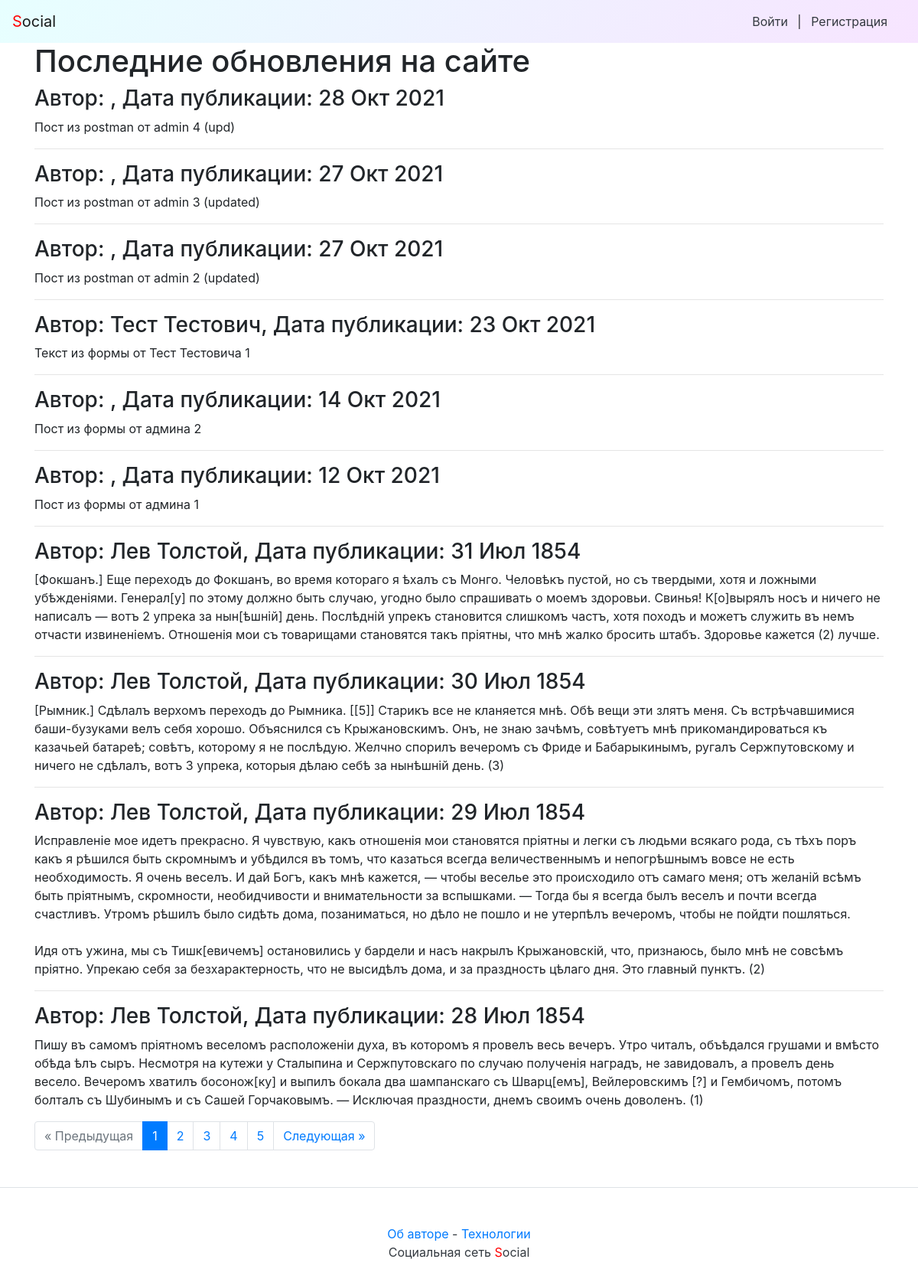
The page / on the database its author committed.
### posts/models.py (models this page shows, shortened)
class Post(models.Model):
    text = models.TextField()
    pub_date = models.DateTimeField('date published', auto_now_add=True)
    author = models.ForeignKey(User, on_delete=models.CASCADE, related_name='posts')
    group = models.ForeignKey('Group', on_delete=models.SET_NULL,
                              blank=True, null=True, related_name='posts')
    image = models.ImageField(upload_to='posts/', blank=True, null=True)
    class Meta:
        ordering = ["-pub_date"]

### posts/views.py (the view)
# urls.py: path("", views.index, name="index"),
@cache_page(20)
def index(request):
    post_list = Post.objects.select_related('author', 'group').prefetch_related('comments__post').all()
    paginator = Paginator(post_list, 10)
    page_number = request.GET.get('page')
    page = paginator.get_page(page_number)
    context = {
        'page': page,
        'paginator': paginator,
        'posts': post_list,
    }
    return render(request, 'posts/index.html', context)

### social/context_processors.py (called while the page is built)
def year(request):
    year = dt.datetime.now().year
    return {'year': year}

### posts/templates/posts/index.html (shortened to what this page needs)
{% extends 'base.html' %}
{% block header %}Последние обновления на сайте{% endblock %}
{% block content %}
    {% for post in page %}
    <h3>
        Автор: {{ post.author.get_full_name }}, Дата публикации: {{ post.pub_date|date:"d M Y" }}
    </h3>
    <p>{{ post.text|linebreaksbr }}</p>
    {% if not forloop.last %}<hr>{% endif %}
    {% endfor %}
    {% if page.has_other_pages %}
        {% include "paginator.html" with items=page paginator=paginator %}
    {% endif %}
{% endblock %}

### rows shown on the page
Post: pub_date "28 Окт 2021", text "Пост из postman от admin 4 (upd)"
Post: pub_date "27 Окт 2021", text "Пост из postman от admin 3 (updated)"
Post: pub_date "27 Окт 2021", text "Пост из postman от admin 2 (updated)"
Post: author.get_full_name "Тест Тестович", pub_date "23 Окт 2021", text "Текст из формы от Тест Тестовича 1"
Post: pub_date "14 Окт 2021", text "Пост из формы от админа 2"
Post: pub_date "12 Окт 2021", text "Пост из формы от админа 1"
Post: author.get_full_name "Лев Толстой", pub_date "31 Июл 1854", text "[Фокшанъ.] Еще переходъ до Фокшанъ, во время котораго я ѣхалъ съ Монго. Человѣкъ пустой, но съ твердыми, хотя и ложными убѣжденіями. Генерал[у] по этому должно быть случаю, угодно было спрашивать о моемъ здоровьи. Свинья! К[о]вырялъ носъ и ничего не написалъ — вотъ 2 упрека за нын[ѣшній] день. Послѣдній упрекъ становится слишкомъ частъ, хотя походъ и можетъ служить въ немъ отчасти извиненіемъ. Отношенія мои съ товарищами становятся такъ пріятны, что мнѣ жалко бросить штабъ. Здоровье кажется (2) лучше."
Post: author.get_full_name "Лев Толстой", pub_date "30 Июл 1854", text "[Рымник.] Сдѣлалъ верхомъ переходъ до Рымника. [[5]] Старикъ все не кланяется мнѣ. Обѣ вещи эти злятъ меня. Съ встрѣчавшимися баши-бузуками велъ себя хорошо. Объяснился съ Крыжановскимъ. Онъ, не знаю зачѣмъ, совѣтуетъ мнѣ прикомандироваться къ казачьей батареѣ; совѣтъ, которому я не послѣдую. Желчно спорилъ вечеромъ съ Фриде и Бабарыкинымъ, ругалъ Сержпутовскому и ничего не сдѣлалъ, вотъ 3 упрека, которыя дѣлаю себѣ за нынѣшній день. (3)"
Post: author.get_full_name "Лев Толстой", pub_date "29 Июл 1854", text "Исправленіе мое идетъ прекрасно. Я чувствую, какъ отношенія мои становятся пріятны и легки съ людьми всякаго рода, съ тѣхъ поръ какъ я рѣшился быть скромнымъ и убѣдился въ томъ, что казаться всегда величественнымъ и непогрѣшнымъ вовсе не есть необходимость. Я очень веселъ. И дай Богъ, какъ мнѣ кажется, — чтобы веселье это происходило отъ самаго меня; отъ желаній всѣмъ быть пріятнымъ, скромности, необидчивости и внимательности за вспышками. — Тогда бы я всегда былъ веселъ и почти всегда счастливъ. Утромъ рѣшилъ было сидѣть дома, позаниматься, но дѣло не пошло и не утерпѣлъ вечеромъ, чтобы не пойдти пошляться. Идя отъ ужина, мы съ Тишк[евичемъ] остановились у бардели и насъ накрылъ…"
Post: author.get_full_name "Лев Толстой", pub_date "28 Июл 1854", text "Пишу въ самомъ пріятномъ веселомъ расположеніи духа, въ которомъ я провелъ весь вечеръ. Утро читалъ, объѣдался грушами и вмѣсто обѣда ѣлъ сыръ. Несмотря на кутежи у Сталыпина и Сержпутовскаго по случаю полученія наградъ, не завидовалъ, а провелъ день весело. Вечеромъ хватилъ босонож[ку] и выпилъ бокала два шампанскаго съ Шварц[емъ], Вейлеровскимъ [?] и Гембичомъ, потомъ болталъ съ Шубинымъ и съ Сашей Горчаковымъ. — Исключая праздности, днемъ своимъ очень доволенъ. (1)"

### other values the page prints
{{ i }} "1"
{{ i }} "2" "3" "4" "5"
